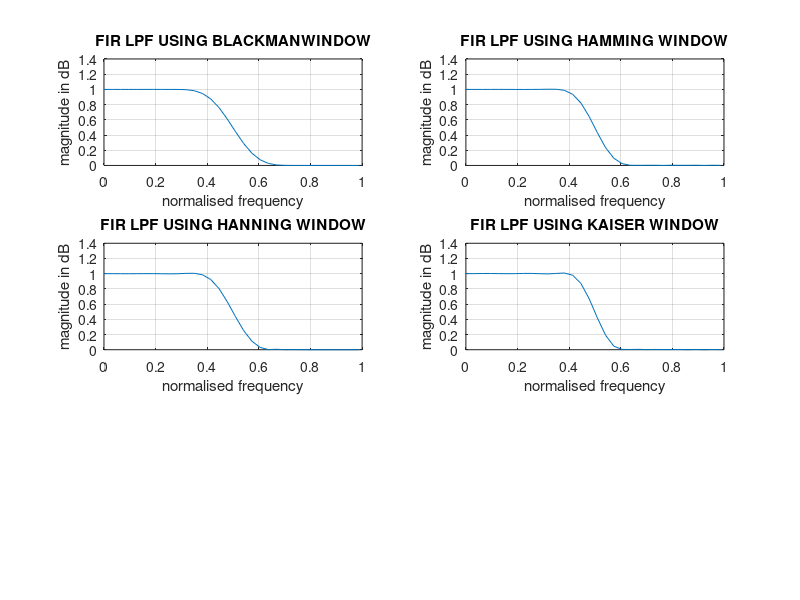

Write the MATLAB code that produced this figure.
wc=.5*pi;
N=25;
w=0:0.1:pi;
b=fir1(N,wc/pi,blackman(N+1));
h=freqz(b,1,w);
subplot(3,2,1)
plot(w/pi,abs(h))
grid;
xlabel('normalised frequency');
ylabel('magnitude in dB')
title('FIR LPF USING BLACKMANWINDOW')
b=fir1(N,wc/pi,hamming(N+1));
h=freqz(b,1,w);
subplot(3,2,2)
plot(w/pi,abs(h));
grid;
xlabel('normalised frequency');
ylabel('magnitude in dB')
title('FIR LPF USING HAMMING WINDOW')
b=fir1(N,wc/pi,hanning(N+1));
h=freqz(b,1,w);
subplot(3,2,3)
plot(w/pi,abs(h));
grid;
xlabel('normalised frequency');
ylabel('magnitude in dB')
title('FIR LPF USING HANNING WINDOW')
b=fir1(N,wc/pi,kaiser(N+1,3.5));
h=freqz(b,1,w);
subplot(3,2,4)
plot(w/pi,abs(h));
grid;
xlabel('normalised frequency');
ylabel('magnitude in dB')
title('FIR LPF USING KAISER WINDOW');